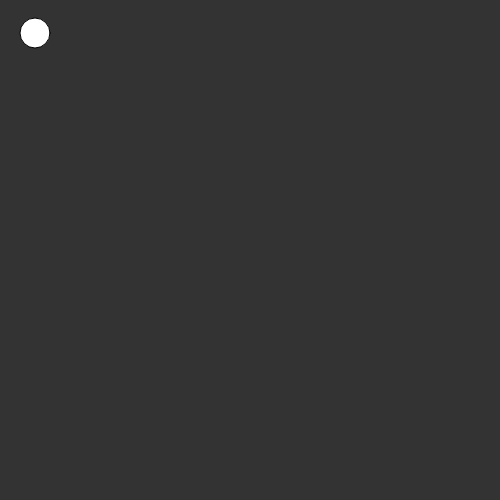
Frame 1 (no input)
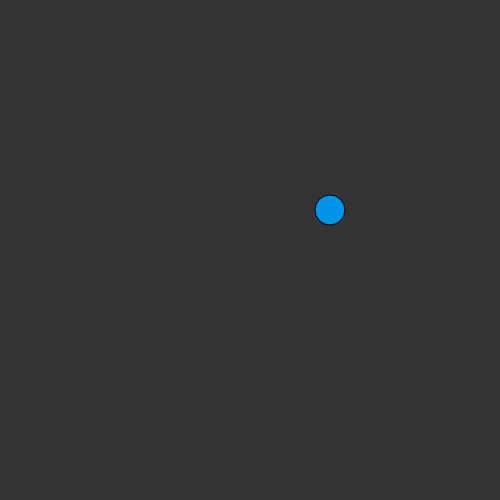
Frame 60 (no input)
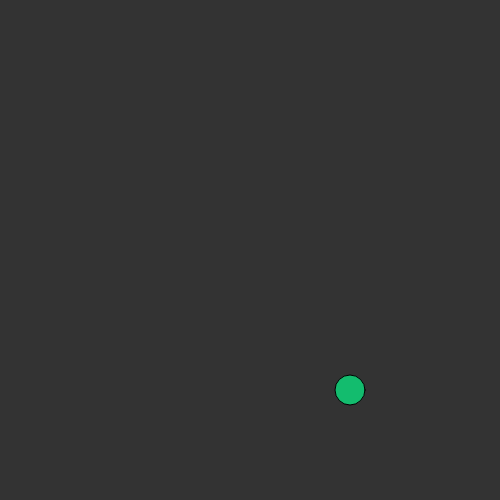
Frame 120 (the mouse pressed at the canvas centre since frame 60)

The p5.js sketch that drew these frames (run headless with seeded random() and noise() and a simulated clock; from frame 60 on, the mouse is pressed at the canvas centre):

// p5.js sketch
// ── sketch.js
function setup() {
    createCanvas(500,500);
    background(51);
    ellipse(250,250,100);
}
var xPos = 30;
var yPos = 30;
var x = 5;
var y = 3;

function draw() {
    background(51);
    if(xPos < 15 || xPos > 485) x = -x;
    if(yPos < 15 || yPos > 485) y = -y;
    xPos += x;
    yPos += y;
    ellipse(xPos, yPos, 30,30);
    fill(random(0,250),random(0,250),random(0,250));
    
}
